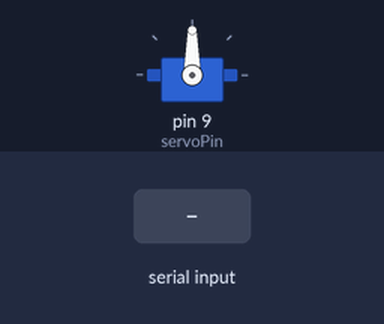
Recording of a sketch running on a simulated Arduino Uno, built with avr-gcc and run on an emulated ATmega328P. Parts: servo. The test bench sets the inputs (shaded band). What the sketch prints to the serial monitor is not drawn.

Above: at 1.2 s.
1.3 s: "30,150\n" received over Serial
At 2.9 s:
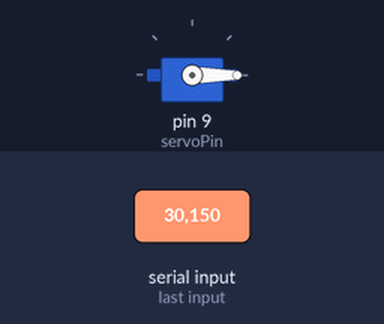
3.8 s: "90,45\n" received over Serial
At 4.6 s:
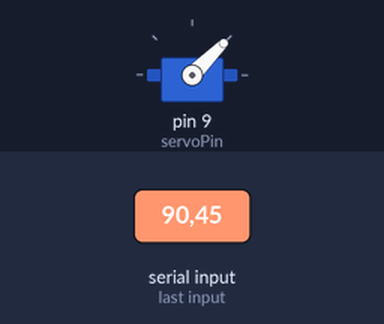
6.3 s: "200\n" received over Serial
At 7.1 s:
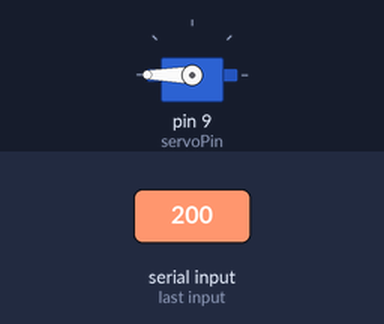
Timing chart, 0 to 9.3 s (numbered marks = the images above; inputs shaded):
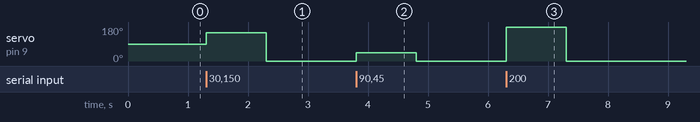

The sketch:

bluetooth.ino
```cpp
//JuHeMRuBr
#include <Servo.h>

const int servoPin = 9; //1
  int led =4;

 Servo servo;//2

 void setup(){

  servo.attach(servoPin); //3
  servo.write(90); //4
  Serial.begin(9600); //5
  Serial.println("Enter angle in degress");
  digitalWrite(led,led);
 }

void loop() { //6
  digitalWrite(led, LOW);

  if(Serial.available()) {
    int angle = Serial.parseInt();
    servo.write(angle); //7
    digitalWrite(led, HIGH);
  }
}
```

Measured:
- after the input at 1.3 s, servo on pin 9 (servoPin): 90° → 150° at once, → 0° 1.0 s later
- after the input at 3.8 s, servo on pin 9 (servoPin): 0° → 45° at once, → 0° 1.0 s later
- after the input at 6.3 s, servo on pin 9 (servoPin): 0° → 180° at once, → 0° 1.0 s later
